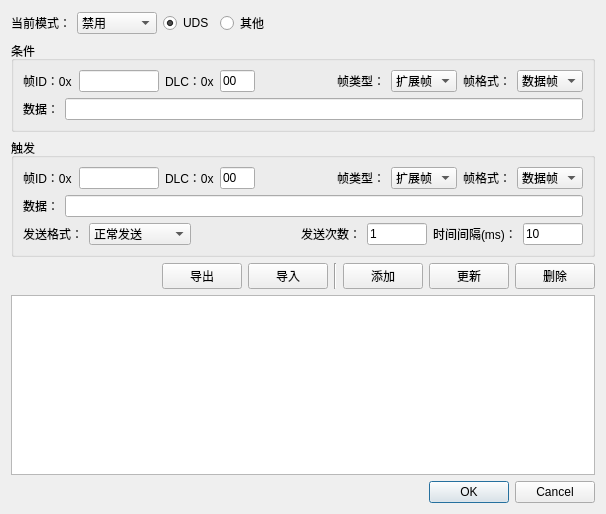
<?xml version="1.0" encoding="UTF-8"?>
<ui version="4.0">
 <class>TriggerDialog</class>
 <widget class="QDialog" name="TriggerDialog">
  <property name="geometry">
   <rect>
    <x>0</x>
    <y>0</y>
    <width>606</width>
    <height>514</height>
   </rect>
  </property>
  <property name="windowTitle">
   <string>Dialog</string>
  </property>
  <layout class="QVBoxLayout" name="verticalLayout_3">
   <item>
    <layout class="QHBoxLayout" name="horizontalLayout_7">
     <item>
      <widget class="QLabel" name="currentModeLabel">
       <property name="text">
        <string>当前模式：</string>
       </property>
      </widget>
     </item>
     <item>
      <widget class="QComboBox" name="currentModeComboBox">
       <property name="minimumSize">
        <size>
         <width>80</width>
         <height>0</height>
        </size>
       </property>
       <item>
        <property name="text">
         <string>禁用</string>
        </property>
       </item>
       <item>
        <property name="text">
         <string>启用</string>
        </property>
       </item>
      </widget>
     </item>
     <item>
      <widget class="QRadioButton" name="UDSRadioButton">
       <property name="text">
        <string>UDS</string>
       </property>
       <property name="checked">
        <bool>true</bool>
       </property>
      </widget>
     </item>
     <item>
      <widget class="QRadioButton" name="otherRadioButton">
       <property name="text">
        <string>其他</string>
       </property>
      </widget>
     </item>
     <item>
      <spacer name="horizontalSpacer_5">
       <property name="orientation">
        <enum>Qt::Horizontal</enum>
       </property>
       <property name="sizeHint" stdset="0">
        <size>
         <width>40</width>
         <height>20</height>
        </size>
       </property>
      </spacer>
     </item>
    </layout>
   </item>
   <item>
    <widget class="QGroupBox" name="condGroupBox">
     <property name="title">
      <string>条件</string>
     </property>
     <layout class="QVBoxLayout" name="verticalLayout">
      <item>
       <layout class="QHBoxLayout" name="horizontalLayout">
        <item>
         <widget class="QLabel" name="condFrameIDLabel">
          <property name="minimumSize">
           <size>
            <width>50</width>
            <height>0</height>
           </size>
          </property>
          <property name="maximumSize">
           <size>
            <width>50</width>
            <height>16777215</height>
           </size>
          </property>
          <property name="text">
           <string>帧ID：0x</string>
          </property>
         </widget>
        </item>
        <item>
         <widget class="QLineEdit" name="condFrameIDLineEdit">
          <property name="minimumSize">
           <size>
            <width>80</width>
            <height>0</height>
           </size>
          </property>
          <property name="maximumSize">
           <size>
            <width>80</width>
            <height>16777215</height>
           </size>
          </property>
          <property name="text">
           <string/>
          </property>
         </widget>
        </item>
        <item>
         <widget class="QLabel" name="condDLCLabel">
          <property name="text">
           <string>DLC：0x</string>
          </property>
         </widget>
        </item>
        <item>
         <widget class="QLineEdit" name="condDLCLineEdit">
          <property name="minimumSize">
           <size>
            <width>35</width>
            <height>0</height>
           </size>
          </property>
          <property name="maximumSize">
           <size>
            <width>35</width>
            <height>16777215</height>
           </size>
          </property>
          <property name="text">
           <string>00</string>
          </property>
         </widget>
        </item>
        <item>
         <spacer name="horizontalSpacer">
          <property name="orientation">
           <enum>Qt::Horizontal</enum>
          </property>
          <property name="sizeHint" stdset="0">
           <size>
            <width>40</width>
            <height>20</height>
           </size>
          </property>
         </spacer>
        </item>
        <item>
         <widget class="QLabel" name="condFrameTypeLabel">
          <property name="text">
           <string>帧类型：</string>
          </property>
         </widget>
        </item>
        <item>
         <widget class="QComboBox" name="condFrameTypeComboBox">
          <property name="currentIndex">
           <number>1</number>
          </property>
          <item>
           <property name="text">
            <string>标准帧</string>
           </property>
          </item>
          <item>
           <property name="text">
            <string>扩展帧</string>
           </property>
          </item>
         </widget>
        </item>
        <item>
         <widget class="QLabel" name="condFrameFormatLabel">
          <property name="text">
           <string>帧格式：</string>
          </property>
         </widget>
        </item>
        <item>
         <widget class="QComboBox" name="condFrameFormatComboBox">
          <item>
           <property name="text">
            <string>数据帧</string>
           </property>
          </item>
          <item>
           <property name="text">
            <string>远程帧</string>
           </property>
          </item>
         </widget>
        </item>
       </layout>
      </item>
      <item>
       <layout class="QHBoxLayout" name="horizontalLayout_2">
        <item>
         <widget class="QLabel" name="condDataLabel">
          <property name="text">
           <string>数据：</string>
          </property>
         </widget>
        </item>
        <item>
         <widget class="QLineEdit" name="condDataLineEdit"/>
        </item>
       </layout>
      </item>
     </layout>
    </widget>
   </item>
   <item>
    <widget class="QGroupBox" name="trigGroupBox">
     <property name="title">
      <string>触发</string>
     </property>
     <layout class="QVBoxLayout" name="verticalLayout_2">
      <item>
       <layout class="QHBoxLayout" name="horizontalLayout_3">
        <item>
         <widget class="QLabel" name="trigFrameIDLabel">
          <property name="minimumSize">
           <size>
            <width>50</width>
            <height>0</height>
           </size>
          </property>
          <property name="maximumSize">
           <size>
            <width>50</width>
            <height>16777215</height>
           </size>
          </property>
          <property name="text">
           <string>帧ID：0x</string>
          </property>
         </widget>
        </item>
        <item>
         <widget class="QLineEdit" name="trigFrameIDLineEdit">
          <property name="minimumSize">
           <size>
            <width>80</width>
            <height>0</height>
           </size>
          </property>
          <property name="maximumSize">
           <size>
            <width>80</width>
            <height>16777215</height>
           </size>
          </property>
          <property name="text">
           <string/>
          </property>
         </widget>
        </item>
        <item>
         <widget class="QLabel" name="trigDLCLabel">
          <property name="text">
           <string>DLC：0x</string>
          </property>
         </widget>
        </item>
        <item>
         <widget class="QLineEdit" name="trigDLCLineEdit">
          <property name="minimumSize">
           <size>
            <width>35</width>
            <height>0</height>
           </size>
          </property>
          <property name="maximumSize">
           <size>
            <width>35</width>
            <height>16777215</height>
           </size>
          </property>
          <property name="text">
           <string>00</string>
          </property>
         </widget>
        </item>
        <item>
         <spacer name="horizontalSpacer_2">
          <property name="orientation">
           <enum>Qt::Horizontal</enum>
          </property>
          <property name="sizeHint" stdset="0">
           <size>
            <width>40</width>
            <height>20</height>
           </size>
          </property>
         </spacer>
        </item>
        <item>
         <widget class="QLabel" name="trigFrameTypeLabel">
          <property name="text">
           <string>帧类型：</string>
          </property>
         </widget>
        </item>
        <item>
         <widget class="QComboBox" name="trigFrameTypeComboBox">
          <property name="currentIndex">
           <number>1</number>
          </property>
          <item>
           <property name="text">
            <string>标准帧</string>
           </property>
          </item>
          <item>
           <property name="text">
            <string>扩展帧</string>
           </property>
          </item>
         </widget>
        </item>
        <item>
         <widget class="QLabel" name="trigFrameFormatLabel">
          <property name="text">
           <string>帧格式：</string>
          </property>
         </widget>
        </item>
        <item>
         <widget class="QComboBox" name="trigFrameFormatComboBox">
          <item>
           <property name="text">
            <string>数据帧</string>
           </property>
          </item>
          <item>
           <property name="text">
            <string>远程帧</string>
           </property>
          </item>
         </widget>
        </item>
       </layout>
      </item>
      <item>
       <layout class="QHBoxLayout" name="horizontalLayout_5">
        <item>
         <widget class="QLabel" name="trigDataLabel">
          <property name="text">
           <string>数据：</string>
          </property>
         </widget>
        </item>
        <item>
         <widget class="QLineEdit" name="trigDataLineEdit"/>
        </item>
       </layout>
      </item>
      <item>
       <layout class="QHBoxLayout" name="horizontalLayout_4">
        <item>
         <widget class="QLabel" name="trigSendFormatLabel">
          <property name="text">
           <string>发送格式：</string>
          </property>
         </widget>
        </item>
        <item>
         <widget class="QComboBox" name="trigSendFormatComboBox">
          <item>
           <property name="text">
            <string>正常发送</string>
           </property>
          </item>
          <item>
           <property name="text">
            <string>单次发送</string>
           </property>
          </item>
          <item>
           <property name="text">
            <string>自发自收</string>
           </property>
          </item>
          <item>
           <property name="text">
            <string>单次自发自收</string>
           </property>
          </item>
         </widget>
        </item>
        <item>
         <spacer name="horizontalSpacer_3">
          <property name="orientation">
           <enum>Qt::Horizontal</enum>
          </property>
          <property name="sizeHint" stdset="0">
           <size>
            <width>40</width>
            <height>20</height>
           </size>
          </property>
         </spacer>
        </item>
        <item>
         <widget class="QLabel" name="trigSendNumLabel">
          <property name="text">
           <string>发送次数：</string>
          </property>
         </widget>
        </item>
        <item>
         <widget class="QLineEdit" name="trigSendNumLineEdit">
          <property name="maximumSize">
           <size>
            <width>60</width>
            <height>16777215</height>
           </size>
          </property>
          <property name="text">
           <string>1</string>
          </property>
         </widget>
        </item>
        <item>
         <widget class="QLabel" name="trigTimeIntervalLabel">
          <property name="text">
           <string>时间间隔(ms)：</string>
          </property>
         </widget>
        </item>
        <item>
         <widget class="QLineEdit" name="trigTimeIntervalLineEdit">
          <property name="maximumSize">
           <size>
            <width>60</width>
            <height>16777215</height>
           </size>
          </property>
          <property name="text">
           <string>10</string>
          </property>
         </widget>
        </item>
       </layout>
      </item>
     </layout>
    </widget>
   </item>
   <item>
    <layout class="QHBoxLayout" name="horizontalLayout_6">
     <item>
      <spacer name="horizontalSpacer_4">
       <property name="orientation">
        <enum>Qt::Horizontal</enum>
       </property>
       <property name="sizeHint" stdset="0">
        <size>
         <width>40</width>
         <height>20</height>
        </size>
       </property>
      </spacer>
     </item>
     <item>
      <widget class="QPushButton" name="exportButton">
       <property name="text">
        <string>导出</string>
       </property>
      </widget>
     </item>
     <item>
      <widget class="QPushButton" name="importButton">
       <property name="text">
        <string>导入</string>
       </property>
      </widget>
     </item>
     <item>
      <widget class="Line" name="line">
       <property name="orientation">
        <enum>Qt::Vertical</enum>
       </property>
      </widget>
     </item>
     <item>
      <widget class="QPushButton" name="additionButton">
       <property name="text">
        <string>添加</string>
       </property>
      </widget>
     </item>
     <item>
      <widget class="QPushButton" name="updateButton">
       <property name="text">
        <string>更新</string>
       </property>
      </widget>
     </item>
     <item>
      <widget class="QPushButton" name="deleteButton">
       <property name="text">
        <string>删除</string>
       </property>
      </widget>
     </item>
    </layout>
   </item>
   <item>
    <widget class="QTableWidget" name="tableWidget"/>
   </item>
   <item>
    <widget class="QDialogButtonBox" name="buttonBox">
     <property name="orientation">
      <enum>Qt::Horizontal</enum>
     </property>
     <property name="standardButtons">
      <set>QDialogButtonBox::Cancel|QDialogButtonBox::Ok</set>
     </property>
    </widget>
   </item>
  </layout>
 </widget>
 <resources/>
 <connections>
  <connection>
   <sender>buttonBox</sender>
   <signal>accepted()</signal>
   <receiver>TriggerDialog</receiver>
   <slot>accept()</slot>
   <hints>
    <hint type="sourcelabel">
     <x>248</x>
     <y>254</y>
    </hint>
    <hint type="destinationlabel">
     <x>157</x>
     <y>274</y>
    </hint>
   </hints>
  </connection>
  <connection>
   <sender>buttonBox</sender>
   <signal>rejected()</signal>
   <receiver>TriggerDialog</receiver>
   <slot>reject()</slot>
   <hints>
    <hint type="sourcelabel">
     <x>316</x>
     <y>260</y>
    </hint>
    <hint type="destinationlabel">
     <x>286</x>
     <y>274</y>
    </hint>
   </hints>
  </connection>
 </connections>
</ui>
